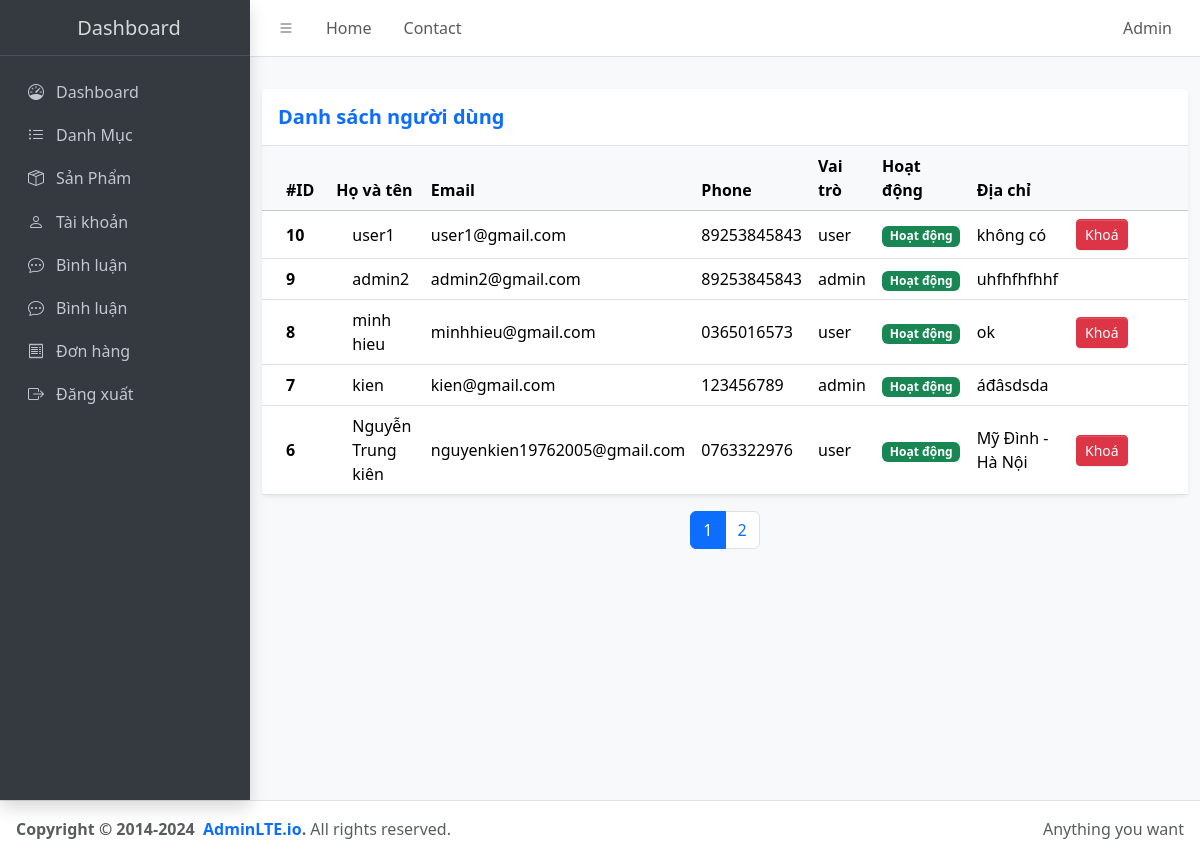
The page /admin/?ctl=listuser (signed in) on the database its author committed.
### tables this page shows
CREATE TABLE `users` (
  `id` int NOT NULL,
  `fullname` varchar(50) NOT NULL,
  `email` varchar(150) NOT NULL,
  `password` varchar(150) NOT NULL,
  `phone` varchar(15) NOT NULL,
  `role` enum('admin','user') NOT NULL DEFAULT 'user',
  `address` varchar(255) NOT NULL,
  `created_at` timestamp NOT NULL DEFAULT CURRENT_TIMESTAMP,
  `updated_at` timestamp NOT NULL DEFAULT CURRENT_TIMESTAMP,
  `active` tinyint(1) NOT NULL DEFAULT '1'
);

### commom/function.php (called while the page is built, shortened)
<?php
function view($path_view, $data=[]){
    extract($data);
$path_view = str_replace(".","/",$path_view);
include_once ROOT_DIR ."/views/$path_view.php";
}

### controllers/Admin/AuthController.php (called while the page is built, shortened)
<?php
class AuthController
{
    public function index()
    {
        $userModel = new User();
        $limit = 5;
        $page = isset($_GET['page']) ? (int) $_GET['page'] : 1;
        $offset = ($page - 1) * $limit;
        $users = $userModel->paginate($limit, $offset);
        $totalUsers = $userModel->countAll();
        $totalPages = ceil($totalUsers / $limit);
        return view('admin.users.list', compact('users', 'page', 'totalPages'));
    }
}

### admin/index.php (called while the page is built, shortened)
<?php
require_once __DIR__ . "/../commom/function.php";
require_once __DIR__ . "/../models/BaseModel.php";
require_once __DIR__ . "/../models/User.php";
require_once __DIR__ . "/../controllers/Admin/AuthController.php";
$ctl = $_GET['ctl'] ?? '';
match ($ctl) {
      '' => (new DashboardController)->index(),
      'listdm' => (new AdminCategoryController)->index(),
      'adddm' => (new AdminCategoryController)->create(),
      'storedm' => (new AdminCategoryController)->store(),
      'editdm' => (new AdminCategoryController)->edit(),
      'updatedm' => (new AdminCategoryController)->update(),
      'deletedm' => (new AdminCategoryController)->delete(),
      'listsp' => (new AdminProductController)->index(),
      'addsp' => (new AdminProductController)->add(),
      'storesp' => (new AdminProductController)->store(),
      'editsp' => (new AdminProductController)->edit(),
      'updatesp' => (new AdminProductController)->update(),
      'deletesp' => (new AdminProductController)->delete(),
      'list-order' => (new AdminOrderController)->index(),
      'order-detail' => (new AdminOrderController)->detail(),
      'update-order-status' => (new AdminOrderController)->updateOrderStatus(),
      'delete-order' => (new AdminOrderController)->delete(),
      default => die("404 - Không tìm thấy hành động phù hợp"),
      'listuser' => (new AuthController)->index(),
      'updateuser' => (new AuthController)->updateActive(),
      '/' => (new AuthController)->logout(),
      'listcomment' => (new AdminCommentController)->index(),
      'hidecomment' => (new AdminCommentController)->hide(),
      'showcomment' => (new AdminCommentController)->show(),
      "order-detail-dashboard" => (new DashboardController)->detail(),
      'profile' => (new AdminProfileController)->index(),
      'update-profile' => (new AdminProfileController)->update(),
};

### models/BaseModel.php (called while the page is built, shortened)
<?php
class BaseModel {
    public function __construct()
{
    try{
        $this->conn = new PDO("mysql:host=" . HOST . ";dbname=". DBNAME .";charset=utf8;port=" .
         PORT , USERNAME, PASSWORD );
    }catch(PDOException $e){
        echo "Lỗi kết nối cơ sở dữ liệu :" . $e->getMessage();
    }
}
}

### models/User.php (called while the page is built, shortened)
<?php
class User extends BaseModel
{
    public function paginate($limit, $offset)
    {
        $sql = "SELECT * FROM users ORDER BY id DESC LIMIT :limit OFFSET :offset";
        $stmt = $this->conn->prepare($sql);
        $stmt->bindValue(':limit', (int) $limit, PDO::PARAM_INT);
        $stmt->bindValue(':offset', (int) $offset, PDO::PARAM_INT);
        $stmt->execute();
        return $stmt->fetchAll(PDO::FETCH_ASSOC);
    }
    public function countAll()
    {
        $sql = "SELECT COUNT(*) as total FROM users";
        $stmt = $this->conn->prepare($sql);
        $stmt->execute();
        return $stmt->fetch(PDO::FETCH_ASSOC)['total'];
    }
}

### views/admin/users/list.php (the view, shortened to what this page needs)
<?php include_once ROOT_DIR . "views/admin/header.php" ?>
<div class="container">
    <div class="card shadow-sm border-0">
        <div class="card-header bg-white border-bottom">
            <h5 class="mb-0 fw-bold text-primary">Danh sách người dùng</h5>
        </div>
        <div class="card-body p-0">
            <table class="table table-hover align-middle mb-0">
                <thead class="table-light">
                    <tr>
                        <th scope="col">#ID</th>
                        <th scope="col">Họ và tên</th>
                        <th scope="col">Email</th>
                        <th scope="col">Phone</th>
                        <th scope="col">Vai trò</th>
                        <th scope="col">Hoạt động</th>
                        <th scope="col">Địa chỉ</th>
                        <th scope="col" style="width:120px;"></th>
                    </tr>
                </thead>
                <tbody>
                    <?php foreach ($users as $user): ?>
                        <tr>
                            <th scope="row"><?= $user['id'] ?></th>
                            <td><?= htmlspecialchars($user['fullname']) ?></td>
                            <td><?= htmlspecialchars($user['email']) ?></td>
                            <td><?= htmlspecialchars($user['phone']) ?></td>
                            <td><?= htmlspecialchars($user['role']) ?></td>
                            <td>
                                <?php if ($user['active'] == 1): ?>
                                    <span class="badge bg-success">Hoạt động</span>
                                <?php else: ?>
                                    <span class="badge bg-danger">Khoá</span>
                                <?php endif ?>
                            </td>
                            <td><?= htmlspecialchars($user['address']) ?></td>
                            <td>
                                <form action="<?= ADMIN_URL . '?ctl=updateuser' ?>" method="post" class="d-inline">
                                    <?php if ($user['role'] != 'admin'): ?>
                                        <?php if ($user['active'] == 1): ?>
                                            <button type="submit" class="btn btn-danger btn-sm">Khoá</button>
                                        <?php else: ?>
                                            <button type="submit" class="btn btn-primary btn-sm">Kích hoạt</button>
                                        <?php endif ?>
                                    <?php endif ?>
                                </form>
                            </td>
                        </tr>
                    <?php endforeach ?>
                </tbody>
            </table>
        </div>
    </div>
      <nav>
  <ul class="pagination justify-content-center mt-3">
    <?php for ($i = 1; $i <= $totalPages; $i++): ?>
      <li class="page-item <?= ($i == $page) ? 'active' : '' ?>">
        <a class="page-link" href="?ctl=listuser&page=<?= $i ?>"><?= $i ?></a>
      </li>
    <?php endfor ?>
  </ul>
</nav>
</div>
<?php include_once ROOT_DIR . "views/admin/footer.php" ?>

### rows shown on the page
users: id "10", fullname "user1", email "user1@gmail.com", phone "89253845843", role "user", active "Hoạt động", address "không có"
users: id "9", fullname "admin2", email "admin2@gmail.com", phone "89253845843", role "admin", active "Hoạt động", address "uhfhfhfhhf"
users: id "8", fullname "minh hieu", email "minhhieu@gmail.com", phone "0365016573", role "user", active "Hoạt động", address "ok"
users: id "7", fullname "kien", email "kien@gmail.com", phone "123456789", role "admin", active "Hoạt động", address "áđâsdsda"
users: id "6", fullname "Nguyễn Trung kiên", email "nguyenkien19762005@gmail.com", phone "0763322976", role "user", active "Hoạt động", address "Mỹ Đình - Hà Nội"

### other values the page prints
$_SESSION["user"]['fullname'] "Admin"
